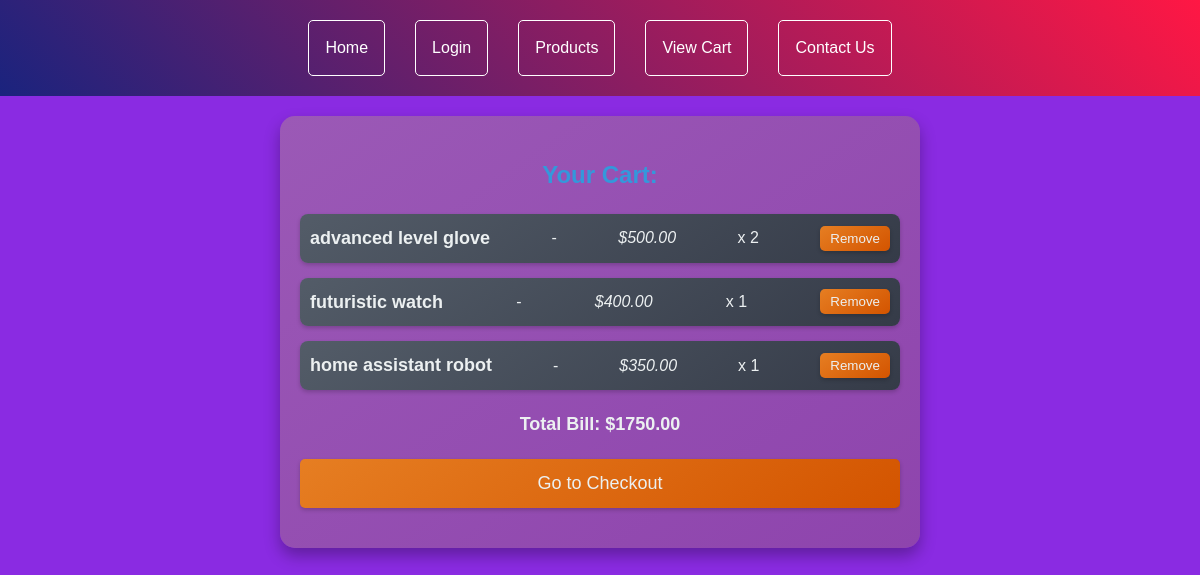
The page /gadgets/view_cart/ (signed in) on the database its author committed.
### gadgets/models.py (models this page shows, shortened)
class CartItem(models.Model):
    id = models.BigAutoField(primary_key=True)
    cart = models.ForeignKey(Cart, on_delete=models.CASCADE)
    product = models.ForeignKey(Product, on_delete=models.CASCADE)
    quantity = models.PositiveIntegerField(default=1)
    total_price = models.DecimalField(max_digits=10, decimal_places=2)

class Product(models.Model):
    name = models.CharField(max_length=100)
    description = models.TextField()
    price = models.DecimalField(max_digits=10, decimal_places=2)
    image = models.ImageField(upload_to='product_images/', default=None)

### gadgets/views.py (the view)
# urls.py: path('view_cart/', view_cart, name='view_cart'),
def view_cart(request):
    user_cart = get_object_or_404(Cart, user=request.user)
    user_cart_items = user_cart.cartitem_set.all()
    total_bill = sum(item.total_price for item in user_cart_items)
    return render(request, 'view_cart.html', {'cart_items': user_cart_items, 'total_bill': total_bill})

### gadgets/templates/view_cart.html (shortened to what this page needs)
<!DOCTYPE html>
<html lang="en">
<head>
</head>
<body>
    {% include 'navbar.html' %}
    <div class="cart-card">
        <h2>Your Cart:</h2>
        <ul>
            {% for item in cart_items %}
            <div class="cart-list">
                <li>
                    <span class="cart-product-name">{{ item.product.name }}</span> -
                    <span class="cart-product-price">${{ item.product.price }}</span> x {{ item.quantity }}
                    <form method="post" action="{% url 'remove_from_cart' item.id %}" class="cart-form-futuristic">
                        <button type="submit" class="cart-remove-btn">Remove</button>
                    </form>
                </li>
            </div>
            {% endfor %}
        </ul>
        <p class="cart-p">Total Bill: ${{ total_bill }}</p>
        <a href="{% url 'checkout' %}" class="cart-btn cart-btn-success">Go to Checkout</a>
    </div>
</body>
</html>

### gadgets/templates/view_cart.html (style rules this page uses)
:root { --cart-background-color: #8A2BE2; --cart-card-background: linear-gradient(145deg, #9b59b6, #8e44ad); --cart-button-color: #e74c3c; --cart-button-hover-color: #c0392b; --cart-success-color: #2ecc71; --cart-success-hover-color: #27ae60; --cart-text-color: #ecf0f1; --cart-accent-color: #3498db; --cart-font-family: 'Arial', sans-serif; --cart-form-background: linear-gradient(145deg, #535c68, #353b48); --cart-button-gradient: linear-gradient(145deg, #e67e22, #d35400); --cart-input-focus: #1abc9c; }
body { background-color: var(--cart-background-color); margin: 0; padding: 0; font-family: var(--cart-font-family); color: var(--cart-text-color); line-height: 1.6; }
.cart-card { max-width: 600px; margin: 20px auto; padding: 20px; border-radius: 15px; box-shadow: 0 8px 16px rgba(0, 0, 0, 0.3); background: var(--cart-card-background); color: var(--cart-text-color); }
.cart-card h2 { text-align: center; color: var(--cart-accent-color); }
.cart-card ul { list-style-type: none; padding: 0; }
.cart-card li { display: flex; justify-content: space-between; align-items: center; margin-bottom: 15px; background: var(--cart-form-background); padding: 10px; border-radius: 8px; box-shadow: 0 2px 4px rgba(0, 0, 0, 0.2); }
.cart-product-name { font-size: 18px; font-weight: bold; }
.cart-product-price { font-size: 16px; font-style: italic; }
.cart-form-futuristic { display: flex; align-items: center; }
.cart-button, .cart-btn, .cart-remove-btn { background: var(--cart-button-gradient); color: var(--cart-text-color); border: none; border-radius: 5px; padding: 5px 10px; cursor: pointer; transition: background-color 0.3s, transform 0.2s; box-shadow: 0 2px 4px rgba(0, 0, 0, 0.2); }
.cart-btn-success { display: block; margin: 20px auto; background-color: var(--cart-success-color); color: var(--cart-text-color); border: none; border-radius: 5px; padding: 10px 20px; font-size: 18px; text-align: center; text-decoration: none; cursor: pointer; transition: background-color 0.3s, transform 0.2s; }
.cart-p { text-align: center; font-size: 18px; font-weight: bold; margin-top: 20px; }

### rows shown on the page
CartItem: product.name "advanced level glove", product.price "500.00", quantity "2"
CartItem: product.name "futuristic watch", product.price "400.00", quantity "1"
CartItem: product.name "home assistant robot", product.price "350.00", quantity "1"

### other values the page prints
{{ total_bill }} "1750.00"
